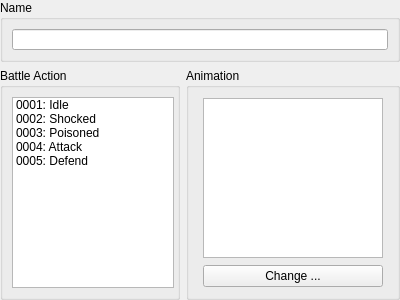
<?xml version="1.0" encoding="UTF-8"?>
<ui version="4.0">
 <class>AnimationSetPropertiesDB</class>
 <widget class="QWidget" name="AnimationSetPropertiesDB">
  <property name="geometry">
   <rect>
    <x>0</x>
    <y>0</y>
    <width>400</width>
    <height>300</height>
   </rect>
  </property>
  <property name="windowTitle">
   <string>Form</string>
  </property>
  <layout class="QGridLayout" name="gridLayout">
   <property name="leftMargin">
    <number>0</number>
   </property>
   <property name="topMargin">
    <number>0</number>
   </property>
   <property name="rightMargin">
    <number>0</number>
   </property>
   <property name="bottomMargin">
    <number>0</number>
   </property>
   <item row="0" column="0" colspan="2">
    <widget class="QGroupBox" name="groupName">
     <property name="enabled">
      <bool>true</bool>
     </property>
     <property name="sizePolicy">
      <sizepolicy hsizetype="Preferred" vsizetype="Fixed">
       <horstretch>0</horstretch>
       <verstretch>0</verstretch>
      </sizepolicy>
     </property>
     <property name="minimumSize">
      <size>
       <width>0</width>
       <height>50</height>
      </size>
     </property>
     <property name="title">
      <string>Name</string>
     </property>
     <property name="alignment">
      <set>Qt::AlignLeading|Qt::AlignLeft|Qt::AlignTop</set>
     </property>
     <layout class="QGridLayout" name="gridLayout_49">
      <item row="0" column="0">
       <widget class="QLineEdit" name="lineName">
        <property name="sizePolicy">
         <sizepolicy hsizetype="Expanding" vsizetype="Expanding">
          <horstretch>0</horstretch>
          <verstretch>0</verstretch>
         </sizepolicy>
        </property>
        <property name="minimumSize">
         <size>
          <width>0</width>
          <height>0</height>
         </size>
        </property>
       </widget>
      </item>
     </layout>
    </widget>
   </item>
   <item row="1" column="0">
    <widget class="QGroupBox" name="groupAction">
     <property name="minimumSize">
      <size>
       <width>180</width>
       <height>0</height>
      </size>
     </property>
     <property name="maximumSize">
      <size>
       <width>180</width>
       <height>800</height>
      </size>
     </property>
     <property name="title">
      <string>Battle Action</string>
     </property>
     <layout class="QGridLayout" name="gridLayout_50">
      <item row="0" column="0">
       <widget class="QListWidget" name="listAction">
        <property name="minimumSize">
         <size>
          <width>162</width>
          <height>0</height>
         </size>
        </property>
        <property name="maximumSize">
         <size>
          <width>162</width>
          <height>16777215</height>
         </size>
        </property>
        <item>
         <property name="text">
          <string>0001: Idle</string>
         </property>
        </item>
        <item>
         <property name="text">
          <string>0002: Shocked</string>
         </property>
        </item>
        <item>
         <property name="text">
          <string>0003: Poisoned</string>
         </property>
        </item>
        <item>
         <property name="text">
          <string>0004: Attack</string>
         </property>
        </item>
        <item>
         <property name="text">
          <string>0005: Defend</string>
         </property>
        </item>
       </widget>
      </item>
     </layout>
    </widget>
   </item>
   <item row="1" column="1">
    <widget class="QGroupBox" name="groupCharaSetGraphic">
     <property name="maximumSize">
      <size>
       <width>16777215</width>
       <height>800</height>
      </size>
     </property>
     <property name="title">
      <string>Animation</string>
     </property>
     <layout class="QGridLayout" name="gridLayout_52">
      <item row="0" column="1">
       <widget class="QGraphicsView" name="graphicsAnimation">
        <property name="minimumSize">
         <size>
          <width>180</width>
          <height>160</height>
         </size>
        </property>
        <property name="maximumSize">
         <size>
          <width>180</width>
          <height>160</height>
         </size>
        </property>
       </widget>
      </item>
      <item row="1" column="1">
       <widget class="QPushButton" name="pushChange">
        <property name="text">
         <string>Change ...</string>
        </property>
       </widget>
      </item>
     </layout>
    </widget>
   </item>
  </layout>
 </widget>
 <resources/>
 <connections/>
</ui>
